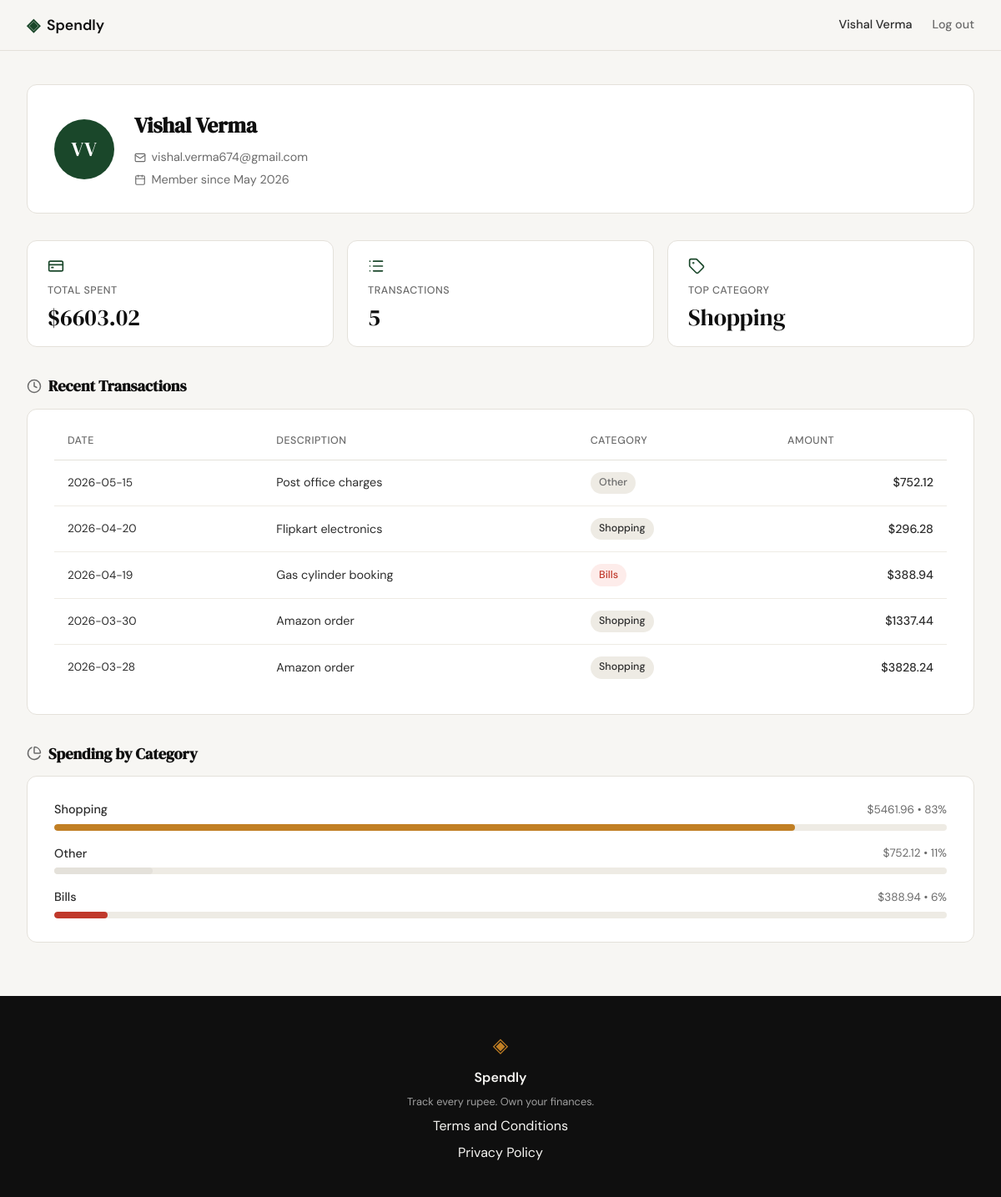
Screenshot of /profile (signed in) with the database file from the repository.
### tables this page shows
CREATE TABLE users (
            id            INTEGER PRIMARY KEY AUTOINCREMENT,
            name          TEXT    NOT NULL,
            email         TEXT    UNIQUE NOT NULL,
            password_hash TEXT    NOT NULL,
            created_at    TEXT    DEFAULT (datetime('now'))
        );

CREATE TABLE expenses (
            id          INTEGER PRIMARY KEY AUTOINCREMENT,
            user_id     INTEGER NOT NULL REFERENCES users(id),
            amount      REAL    NOT NULL,
            category    TEXT    NOT NULL,
            date        TEXT    NOT NULL,
            description TEXT,
            created_at  TEXT    DEFAULT (datetime('now'))
        );

### app.py (the view)
@app.route("/profile")
def profile():
    if not session.get("user_id"):
        return redirect(url_for("login"))
    db_user = get_user_by_id(session["user_id"])
    if db_user is None:
        abort(404)
    from datetime import datetime
    created = datetime.strptime(db_user["created_at"][:10], "%Y-%m-%d")
    user = {
        "name": db_user["name"],
        "email": db_user["email"],
        "member_since": created.strftime("%B %Y"),
    }
    expense_stats = get_expense_stats(session["user_id"])
    stats = {
        "total_spent": expense_stats["total_spent"],
        "transaction_count": expense_stats["transaction_count"],
        "top_category": expense_stats["top_category"],
    }
    expenses = get_expenses_by_user(session["user_id"])
    categories = expense_stats["categories"]
    return render_template("profile.html", user=user, stats=stats, expenses=expenses, categories=categories)

### database/db.py (called while the page is built)
def get_db():
    conn = sqlite3.connect(DB_PATH)
    conn.row_factory = sqlite3.Row
    conn.execute("PRAGMA foreign_keys = ON")
    return conn

def get_user_by_id(user_id):
    conn = get_db()
    try:
        return conn.execute(
            "SELECT * FROM users WHERE id = ?", (user_id,)
        ).fetchone()
    finally:
        conn.close()

def get_expenses_by_user(user_id):
    conn = get_db()
    try:
        rows = conn.execute(
            "SELECT date, description, category, amount "
            "FROM expenses WHERE user_id = ? ORDER BY date DESC",
            (user_id,),
        ).fetchall()
        return [
            {
                "date": row["date"],
                "description": row["description"],
                "category": row["category"],
                "amount": f"{row['amount']:.2f}",
            }
            for row in rows
        ]
    finally:
        conn.close()

### templates/profile.html (shortened to what this page needs)
{% extends "base.html" %}
{% block head %}
<link rel="stylesheet" href="{{ url_for('static', filename='css/profile.css') }}">
{% endblock %}
{% block content %}
<div class="profile-page">
    <section class="profile-card profile-user-card">
        <div class="profile-avatar">
            {{ user.name.split()[0][0] | upper }}{{ user.name.split()[-1][0] | upper }}
        </div>
        <div class="profile-user-info">
            <h1 class="profile-user-name">{{ user.name }}</h1>
            <p class="profile-user-meta">
                <i data-lucide="mail"></i>
                {{ user.email }}
            </p>
            <p class="profile-user-meta">
                <i data-lucide="calendar"></i>
                Member since {{ user.member_since }}
            </p>
        </div>
    </section>
    <div class="profile-stats-row">
        <div class="profile-stat-card">
            <i data-lucide="credit-card" class="profile-stat-icon"></i>
            <span class="profile-stat-label">Total Spent</span>
            <span class="profile-stat-value">${{ stats.total_spent }}</span>
        </div>
        <div class="profile-stat-card">
            <i data-lucide="list" class="profile-stat-icon"></i>
            <span class="profile-stat-label">Transactions</span>
            <span class="profile-stat-value">{{ stats.transaction_count }}</span>
        </div>
        <div class="profile-stat-card">
            <i data-lucide="tag" class="profile-stat-icon"></i>
            <span class="profile-stat-label">Top Category</span>
            <span class="profile-stat-value">{{ stats.top_category }}</span>
        </div>
    </div>
    <section class="profile-section">
        <h2 class="profile-section-title">
            <i data-lucide="clock"></i>
            Recent Transactions
        </h2>
        <div class="profile-card">
            <div class="profile-table-wrap">
                <table class="profile-table">
                    <thead>
                        <tr>
                            <th>Date</th>
                            <th>Description</th>
                            <th>Category</th>
                            <th class="align-right">Amount</th>
                        </tr>
                    </thead>
                    <tbody>
                        {% for expense in expenses %}
                        <tr>
                            <td class="profile-table-date">{{ expense.date }}</td>
                            <td>{{ expense.description }}</td>
                            <td>
                                <span class="profile-badge profile-badge--{{ expense.category | lower | replace(' ', '-') }}">
                                    {{ expense.category }}
                                </span>
                            </td>
                            <td class="align-right profile-table-amount">${{ expense.amount }}</td>
                        </tr>
                        {% endfor %}
                    </tbody>
                </table>
            </div>
        </div>
    </section>
    <section class="profile-section">
        <h2 class="profile-section-title">
            <i data-lucide="pie-chart"></i>
            Spending by Category
        </h2>
        <div class="profile-card">
            <div class="profile-cat-list">
                {% for cat in categories %}
                <div class="profile-cat-row">
                    <div class="profile-cat-meta">
                        <span class="profile-cat-name">{{ cat.name }}</span>
                        <span class="profile-cat-amount">${{ cat.amount }} &bull; {{ cat.percent }}%</span>
                    </div>
                    <div class="profile-bar-track">
                        <div class="profile-bar-fill profile-bar--{{ cat.name | lower | replace(' ', '-') }}"
                             style="width: {{ cat.percent }}%"></div>
                    </div>
                </div>
                {% endfor %}
            </div>
        </div>
    </section>
</div>
{% endblock %}

### templates/base.html (shortened to what this page needs)
<!DOCTYPE html>
<html lang="en">
<head>
    <link rel="stylesheet" href="{{ url_for('static', filename='css/style.css') }}">
    {% block head %}{% endblock %}
</head>
<body>
    <nav class="navbar">
        <div class="nav-inner">
            <a href="{{ url_for('landing') }}" class="nav-brand">
                <span class="brand-icon">◈</span>
                <span class="brand-name">Spendly</span>
            </a>
            <div class="nav-links">
                {% if session.get('user_id') %}
                <span class="nav-user-name">{{ session.get('user_name') }}</span>
                <a href="{{ url_for('logout') }}">Log out</a>
                {% else %}
                <a href="{{ url_for('login') }}">Sign in</a>
                <a href="{{ url_for('register') }}" class="nav-cta">Get started</a>
                {% endif %}
            </div>
        </div>
    </nav>
    <main class="main-content">
        {% block content %}{% endblock %}
    </main>
    <footer class="footer">
        <div class="footer-inner">
            <span class="brand-icon">◈</span>
            <span class="footer-name">Spendly</span>
            <p class="footer-copy">Track every rupee. Own your finances.</p>
            <a href="/terms">Terms and Conditions</a>
            <a href="/privacy">Privacy Policy</a>
        </div>
    </footer>
</body>
</html>

### static/css/style.css (style rules this page uses)
:root { --ink: #0f0f0f; --ink-soft: #2d2d2d; --ink-muted: #6b6b6b; --ink-faint: #a0a0a0; --paper: #f7f6f3; --paper-warm: #f0ede6; --paper-card: #ffffff; --accent: #1a472a; --accent-light: #e8f0eb; --accent-2: #c17f24; --accent-2-light: #fdf3e3; --danger: #c0392b; --danger-light: #fdecea; --border: #e4e1da; --border-soft: #eeebe4; --font-display: 'DM Serif Display', Georgia, serif; --font-body: 'DM Sans', system-ui, sans-serif; --max-width: 1200px; --auth-width: 440px; --radius-sm: 6px; --radius-md: 12px; --radius-lg: 20px; }
*, *::before, *::after { box-sizing: border-box; margin: 0; padding: 0; }
html { font-size: 16px; scroll-behavior: smooth; }
body { background: var(--paper); color: var(--ink); font-family: var(--font-body); font-size: 1rem; line-height: 1.6; -webkit-font-smoothing: antialiased; }
a { color: inherit; text-decoration: none; }
.navbar { position: sticky; top: 0; z-index: 100; background: var(--paper); border-bottom: 1px solid var(--border); padding: 0 2rem; }
.nav-inner { max-width: var(--max-width); margin: 0 auto; height: 60px; display: flex; align-items: center; justify-content: space-between; }
.nav-brand { display: flex; align-items: center; gap: 0.5rem; font-family: var(--font-body); font-weight: 600; font-size: 1.1rem; color: var(--ink); }
.brand-icon { color: var(--accent); font-size: 1.3rem; }
.brand-name { color: var(--ink); }
.nav-links { display: flex; align-items: center; gap: 1.5rem; font-size: 0.9rem; font-weight: 500; }
.nav-links a { color: var(--ink-muted); transition: color 0.2s; }
.nav-user-name { font-size: 0.9rem; font-weight: 500; color: var(--ink-soft); }
.main-content { min-height: calc(100vh - 60px - 100px); }
.footer { background: var(--ink); color: var(--paper); padding: 2.5rem 2rem; text-align: center; }
.footer-inner { display: flex; flex-direction: column; align-items: center; gap: 0.4rem; }
.footer .brand-icon { color: var(--accent-2); font-size: 1.5rem; }
.footer-name { font-weight: 600; font-size: 1rem; }
.footer-copy { font-size: 0.8rem; color: var(--ink-faint); }

### rows the page displays
users: get "Vishal Verma", name "V", name "Vishal Verma", email "vishal.verma674@gmail.com"
expenses: date "2026-05-15", description "Post office charges", category "Other", amount "752.12", name "Other", percent "11"
expenses: date "2026-04-20", description "Flipkart electronics", category "Shopping", amount "296.28"
expenses: date "2026-04-19", description "Gas cylinder booking", category "Bills", amount "388.94", name "Bills", percent "6"
expenses: date "2026-03-30", description "Amazon order", category "Shopping", amount "1337.44"
expenses: date "2026-03-28", description "Amazon order", category "Shopping", amount "3828.24"

### other values shown
{{ user.member_since }} "May 2026"
{{ stats.total_spent }} "6603.02"
{{ stats.transaction_count }} "5"
{{ stats.top_category }} "Shopping"
{{ cat.name }} "Shopping"
{{ cat.amount }} "5461.96"
{{ cat.percent }} "83"
